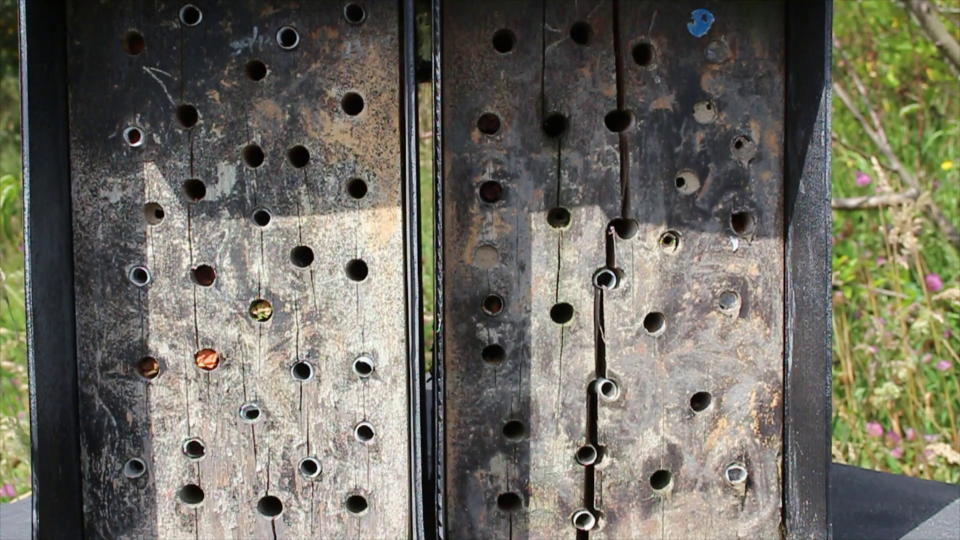
#> input picture frame 3 of photo_detection_bees/bees.mp4, 1920 x 1080 px, given in place of CuartaToma.mp4, which was not available (shown at 1/2 size)
$ python test-contours.py
#> lines starting #> are read from the running program, lines starting #| are printed output that depends on the picture
import cv2
chemin_video = "C:\\Users\\DEPTEC\\Documents\\abejas\\ABEJA\\videos\\CuartaToma.mp4"

# Ouvrir la vidéo
capture = cv2.VideoCapture(chemin_video)

# Lire la première frame
ret, raw_image = capture.read()
#> raw_image is the input picture: shape (1080, 1920, 3); mean B, G, R 97, 107.7, 110.1

# Vérifier si la lecture de la frame a réussi
if ret:
    cv2.imshow('Original Image', raw_image)
    cv2.waitKey(0)

    bilateral_filtered_image = cv2.bilateralFilter(raw_image, 5, 175, 175)
    cv2.imshow('Bilateral', bilateral_filtered_image)
    cv2.waitKey(0)

    gray_blurred = cv2.blur(bilateral_filtered_image, (5, 5))
    edge_detected_image = cv2.Canny(gray_blurred, 75, 200)
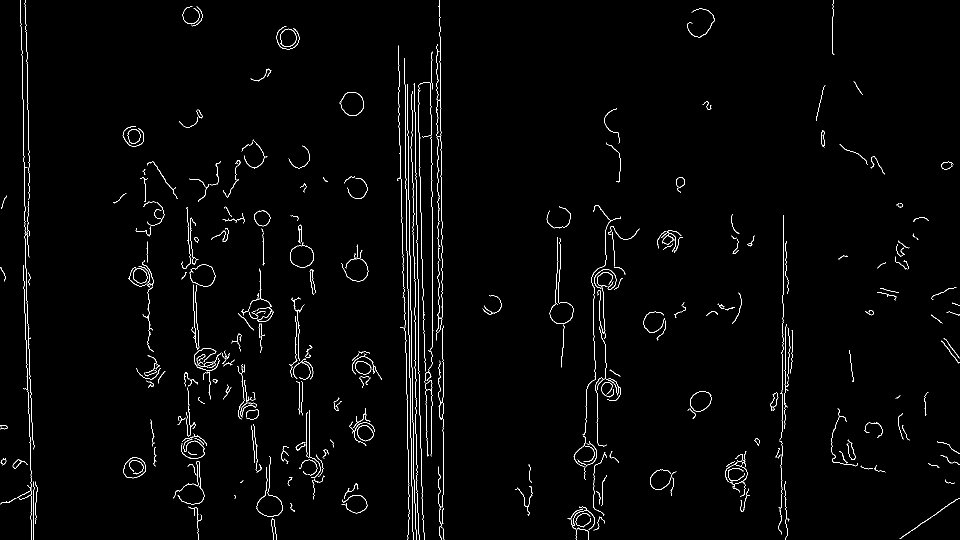
#> edge_detected_image: shape (1080, 1920) (shown at 1/2 size); 1.6% white in thin lines or dots
    cv2.imshow('Edge', edge_detected_image)
    cv2.waitKey(0)

    _, contours = cv2.findContours(edge_detected_image, cv2.RETR_TREE, cv2.CHAIN_APPROX_SIMPLE)
#> contours = 349 rows, first 6: [1, -1, -1, -1], [2, 0, -1, -1], [3, 1, -1, -1], [4, 2, -1, -1], [5, 3, -1, -1], [6, 4, -1, -1]

    contour_list = []
    for contour in contours:
#> (the run stopped early here; a loop or call above may not have finished)

$ run again, starting later in the video
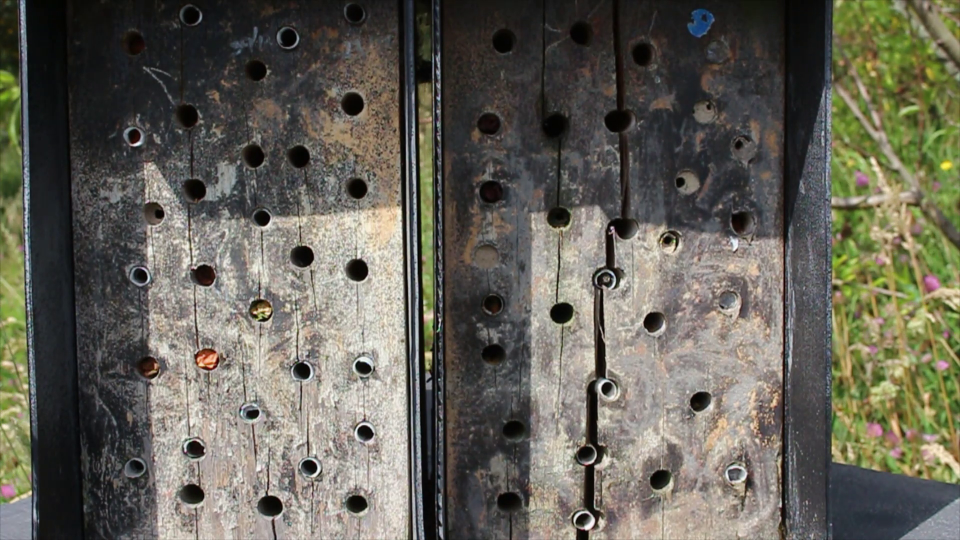
#> input picture frame 16 of photo_detection_bees/bees.mp4, 1920 x 1080 px, given in place of CuartaToma.mp4, which was not available (shown at 1/2 size)
#> raw_image is the input picture: shape (1080, 1920, 3); mean B, G, R 87.7, 98.1, 100.7
#> `edge_detected_image = cv2.Canny(gray_blurred, 75, 200)`:
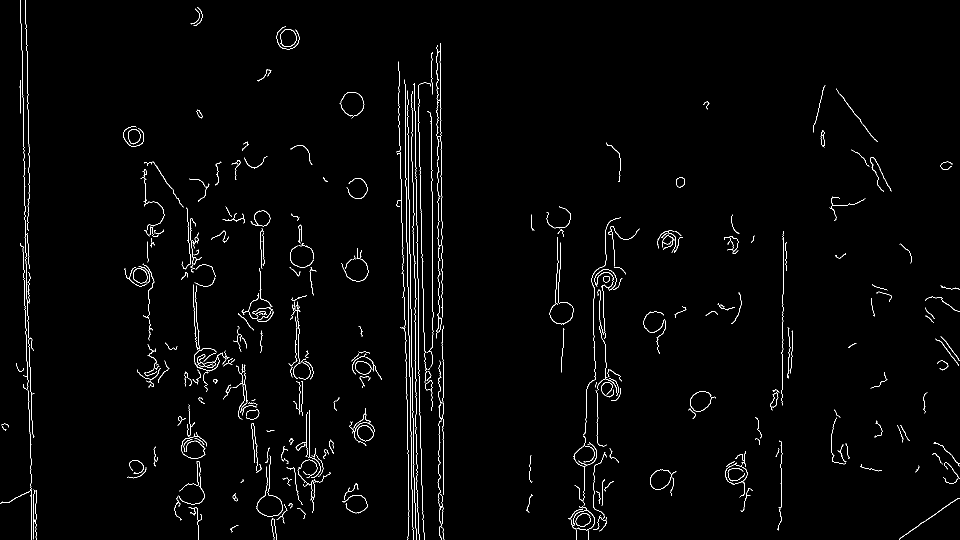
#> edge_detected_image: shape (1080, 1920) (shown at 1/2 size); 1.6% white in thin lines or dots
#> contours = 366 rows, first 6: [1, -1, -1, -1], [2, 0, -1, -1], [3, 1, -1, -1], [5, 2, 4, -1], [-1, -1, -1, 3], [6, 3, -1, -1]

$ run again, starting later in the video
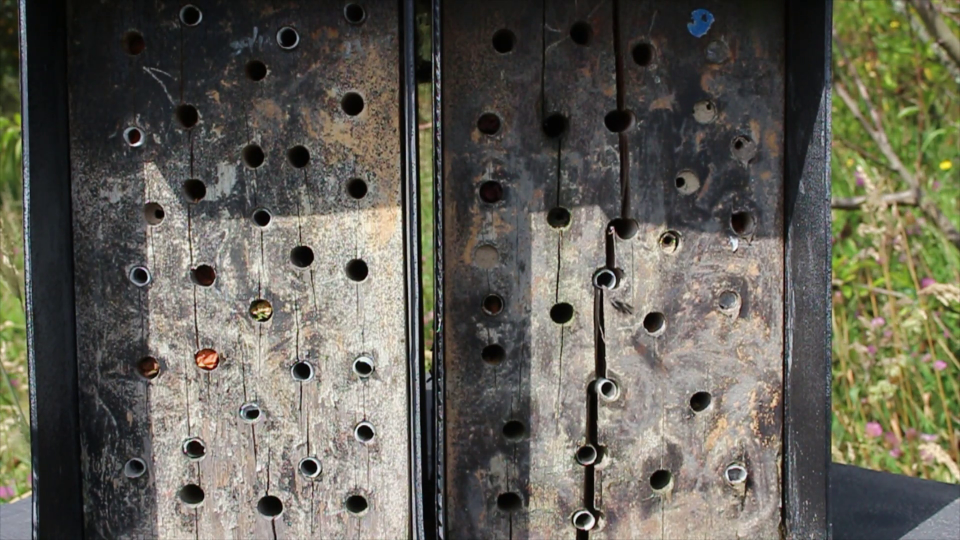
#> input picture frame 29 of photo_detection_bees/bees.mp4, 1920 x 1080 px, given in place of CuartaToma.mp4, which was not available (shown at 1/2 size)
#> raw_image is the input picture: shape (1080, 1920, 3); mean B, G, R 86.9, 97.2, 99.6
#> `edge_detected_image = cv2.Canny(gray_blurred, 75, 200)`:
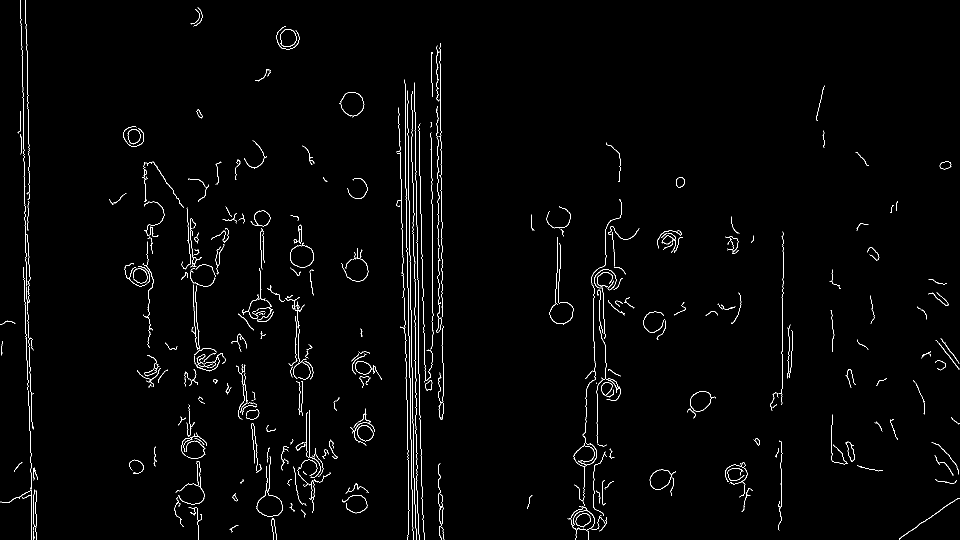
#> edge_detected_image: shape (1080, 1920) (shown at 1/2 size); 1.5% white in thin lines or dots
#> contours = 369 rows, first 6: [1, -1, -1, -1], [2, 0, -1, -1], [3, 1, -1, -1], [5, 2, 4, -1], [-1, -1, -1, 3], [6, 3, -1, -1]
